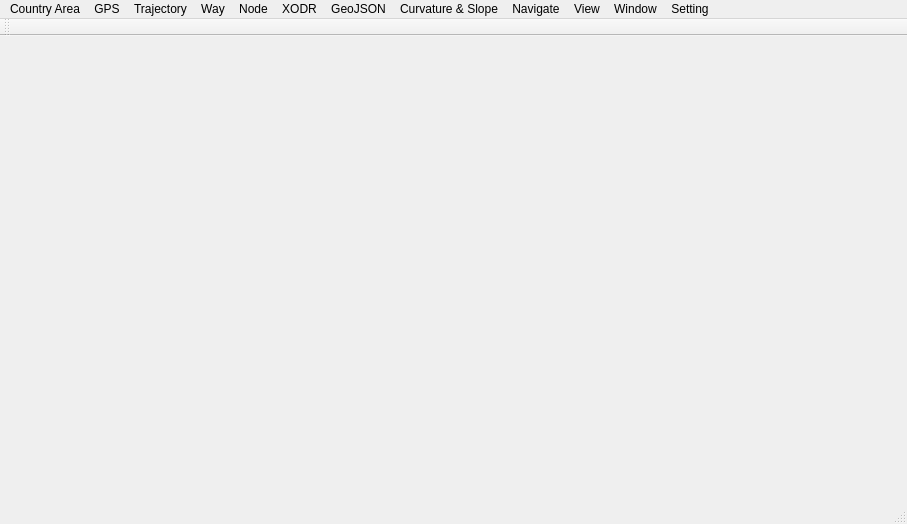
<?xml version="1.0" encoding="UTF-8"?>
<ui version="4.0">
 <class>MainWnd</class>
 <widget class="QMainWindow" name="MainWnd">
  <property name="geometry">
   <rect>
    <x>0</x>
    <y>0</y>
    <width>907</width>
    <height>524</height>
   </rect>
  </property>
  <property name="windowTitle">
   <string>OpenDRIVE System</string>
  </property>
  <widget class="QWidget" name="centralWidget"/>
  <widget class="QMenuBar" name="menuBar">
   <property name="geometry">
    <rect>
     <x>0</x>
     <y>0</y>
     <width>907</width>
     <height>21</height>
    </rect>
   </property>
   <widget class="QMenu" name="menuWindow">
    <property name="title">
     <string>Window</string>
    </property>
    <addaction name="actionMapWnd"/>
   </widget>
   <widget class="QMenu" name="menuSetting">
    <property name="title">
     <string>Setting</string>
    </property>
    <addaction name="actionPGDBSetting"/>
    <addaction name="actionLocalFilesDatabasePath"/>
   </widget>
   <widget class="QMenu" name="menuView">
    <property name="title">
     <string>View</string>
    </property>
    <addaction name="actionGPSDataLayer"/>
    <addaction name="actionTrajectoryLayer"/>
    <addaction name="actionOSMWayLayer"/>
    <addaction name="actionOpenDRIVERoadLayer"/>
   </widget>
   <widget class="QMenu" name="menuNavigate">
    <property name="title">
     <string>Navigate</string>
    </property>
    <addaction name="actionToLatLon"/>
    <addaction name="actionToXY"/>
   </widget>
   <widget class="QMenu" name="menuCountryArea">
    <property name="title">
     <string>Country Area</string>
    </property>
    <widget class="QMenu" name="menuOSMCountryArea">
     <property name="title">
      <string>OSM</string>
     </property>
     <addaction name="actionUpdateOSMCountryArea"/>
     <addaction name="actionClearOSMCountryAreaAndDependencies"/>
     <addaction name="actionClearOSMCountryArea"/>
     <addaction name="actionOSMCountryAreaSettings"/>
    </widget>
    <addaction name="menuOSMCountryArea"/>
   </widget>
   <widget class="QMenu" name="menuGPS">
    <property name="title">
     <string>GPS</string>
    </property>
    <addaction name="actionUpdateGPSFromFile"/>
    <addaction name="actionClearGPSAndDependencies"/>
    <addaction name="actionClearGPS"/>
    <addaction name="actionGPSSettings"/>
   </widget>
   <widget class="QMenu" name="menuTrajectory">
    <property name="title">
     <string>Trajectory</string>
    </property>
    <addaction name="actionUpdateTrajectory"/>
    <addaction name="actionClearTrajectoryAndDependencies"/>
    <addaction name="actionClearTrajectory"/>
    <addaction name="actionTrajectorySettings"/>
   </widget>
   <widget class="QMenu" name="menuWay">
    <property name="title">
     <string>Way</string>
    </property>
    <widget class="QMenu" name="menuOSMWay">
     <property name="title">
      <string>OSM</string>
     </property>
     <addaction name="actionUpdateOSMWay"/>
     <addaction name="actionClearOSMWayAndDependencies"/>
     <addaction name="actionClearOSMWay"/>
     <addaction name="actionOSMWaySettings"/>
    </widget>
    <addaction name="menuOSMWay"/>
   </widget>
   <widget class="QMenu" name="menuNode">
    <property name="title">
     <string>Node</string>
    </property>
    <widget class="QMenu" name="menuOSMNode">
     <property name="title">
      <string>OSM</string>
     </property>
     <addaction name="actionUpdateOSMNode"/>
     <addaction name="actionClearOSMNodeAndDependencies"/>
     <addaction name="actionClearOSMNode"/>
     <addaction name="actionOSMNodeSettings"/>
    </widget>
    <addaction name="menuOSMNode"/>
   </widget>
   <widget class="QMenu" name="menuXODR">
    <property name="title">
     <string>XODR</string>
    </property>
    <addaction name="actionUpdateXODRTablesUsingBasicTables"/>
    <addaction name="actionUpdateXODRTablesDirectlyUsingGPSFile"/>
    <addaction name="actionUpdateXODRFilesFromTable"/>
    <addaction name="actionUpdateJSONFromTable"/>
    <addaction name="actionClearXODR"/>
    <addaction name="actionXODRSettings"/>
   </widget>
   <widget class="QMenu" name="menuCurvatureSlope">
    <property name="title">
     <string>Curvature &amp;&amp; Slope</string>
    </property>
    <addaction name="actionUpdateCurvatureSlope"/>
   </widget>
   <widget class="QMenu" name="menuGeoJSON_Staging">
    <property name="title">
     <string>GeoJSON</string>
    </property>
    <addaction name="actionUploadGeoJSONFiles"/>
    <addaction name="actionUploadGeoJSONFolders"/>
    <addaction name="actionClearGeoJSONStaging"/>
    <addaction name="actionApplyGeoJSON"/>
    <addaction name="actionClearGeoJSONApplying"/>
    <addaction name="actionGenerateGeoJSONApplyingTestFiles"/>
   </widget>
   <addaction name="menuCountryArea"/>
   <addaction name="menuGPS"/>
   <addaction name="menuTrajectory"/>
   <addaction name="menuWay"/>
   <addaction name="menuNode"/>
   <addaction name="menuXODR"/>
   <addaction name="menuGeoJSON_Staging"/>
   <addaction name="menuCurvatureSlope"/>
   <addaction name="menuNavigate"/>
   <addaction name="menuView"/>
   <addaction name="menuWindow"/>
   <addaction name="menuSetting"/>
  </widget>
  <widget class="QToolBar" name="mainToolBar">
   <attribute name="toolBarArea">
    <enum>TopToolBarArea</enum>
   </attribute>
   <attribute name="toolBarBreak">
    <bool>false</bool>
   </attribute>
  </widget>
  <widget class="QStatusBar" name="statusBar"/>
  <action name="actionMapWnd">
   <property name="checkable">
    <bool>true</bool>
   </property>
   <property name="checked">
    <bool>true</bool>
   </property>
   <property name="text">
    <string>Map Window</string>
   </property>
  </action>
  <action name="actionUpdateXODRTablesUsingBasicTables">
   <property name="text">
    <string>Update table using basic tables</string>
   </property>
  </action>
  <action name="actionLocalFilesDatabasePath">
   <property name="text">
    <string>Local Files Database Path</string>
   </property>
  </action>
  <action name="actionGPSDataLayer">
   <property name="checkable">
    <bool>true</bool>
   </property>
   <property name="checked">
    <bool>true</bool>
   </property>
   <property name="text">
    <string>GPS Data Layer</string>
   </property>
  </action>
  <action name="actionTrajectoryLayer">
   <property name="checkable">
    <bool>true</bool>
   </property>
   <property name="checked">
    <bool>true</bool>
   </property>
   <property name="text">
    <string>Trajectory Layer</string>
   </property>
  </action>
  <action name="actionOSMWayLayer">
   <property name="checkable">
    <bool>true</bool>
   </property>
   <property name="checked">
    <bool>true</bool>
   </property>
   <property name="text">
    <string>OSM Way Layer</string>
   </property>
  </action>
  <action name="actionOpenDRIVERoadLayer">
   <property name="checkable">
    <bool>true</bool>
   </property>
   <property name="checked">
    <bool>true</bool>
   </property>
   <property name="text">
    <string>OpenDRIVE Road Layer</string>
   </property>
  </action>
  <action name="actionToLatLon">
   <property name="text">
    <string>To Lat Lon</string>
   </property>
  </action>
  <action name="actionToXY">
   <property name="text">
    <string>To X Y</string>
   </property>
  </action>
  <action name="actionPGDBSetting">
   <property name="text">
    <string>PostgreSQL Database Setting</string>
   </property>
  </action>
  <action name="actionUpdateOSMCountryArea">
   <property name="text">
    <string>Update</string>
   </property>
  </action>
  <action name="actionUpdateGPSFromFile">
   <property name="text">
    <string>Update from file</string>
   </property>
  </action>
  <action name="actionUpdateCurvatureSlope">
   <property name="text">
    <string>Update from file</string>
   </property>
  </action>
  <action name="actionUpdateTrajectory">
   <property name="text">
    <string>Update</string>
   </property>
  </action>
  <action name="actionOSMSettings">
   <property name="text">
    <string>OSM Settings</string>
   </property>
  </action>
  <action name="actionUpdateOSMNode">
   <property name="text">
    <string>Update</string>
   </property>
  </action>
  <action name="actionClearOSMCountryAreaAndDependencies">
   <property name="text">
    <string>Clear this and dependencies</string>
   </property>
  </action>
  <action name="actionClearOSMCountryArea">
   <property name="text">
    <string>Clear only this</string>
   </property>
  </action>
  <action name="actionOSMCountryAreaSettings">
   <property name="text">
    <string>Settings</string>
   </property>
  </action>
  <action name="actionClearGPSAndDependencies">
   <property name="text">
    <string>Clear this and dependencies</string>
   </property>
  </action>
  <action name="actionClearGPS">
   <property name="text">
    <string>Clear only this</string>
   </property>
  </action>
  <action name="actionGPSSettings">
   <property name="text">
    <string>Settings</string>
   </property>
  </action>
  <action name="actionClearTrajectoryAndDependencies">
   <property name="text">
    <string>Clear this and dependencies</string>
   </property>
  </action>
  <action name="actionClearTrajectory">
   <property name="text">
    <string>Clear only this</string>
   </property>
  </action>
  <action name="actionTrajectorySettings">
   <property name="text">
    <string>Settings</string>
   </property>
  </action>
  <action name="actionUpdateOSMWay">
   <property name="text">
    <string>Update</string>
   </property>
  </action>
  <action name="actionClearOSMWayAndDependencies">
   <property name="text">
    <string>Clear this and dependencies</string>
   </property>
  </action>
  <action name="actionClearOSMWay">
   <property name="text">
    <string>Clear only this</string>
   </property>
  </action>
  <action name="actionOSMWaySettings">
   <property name="text">
    <string>Settings</string>
   </property>
  </action>
  <action name="actionClearOSMNodeAndDependencies">
   <property name="text">
    <string>Clear this and dependencies</string>
   </property>
  </action>
  <action name="actionClearOSMNode">
   <property name="text">
    <string>Clear only this</string>
   </property>
  </action>
  <action name="actionOSMNodeSettings">
   <property name="text">
    <string>Settings</string>
   </property>
  </action>
  <action name="actionClearXODR">
   <property name="text">
    <string>Clear</string>
   </property>
  </action>
  <action name="actionXODRSettings">
   <property name="text">
    <string>Settings</string>
   </property>
  </action>
  <action name="actionUpdateXODRTablesDirectlyUsingGPSFile">
   <property name="text">
    <string>Update table directly using gps file</string>
   </property>
  </action>
  <action name="actionUpdateXODRFilesFromTable">
   <property name="text">
    <string>Update files from table</string>
   </property>
  </action>
  <action name="actionUpdateJSONFromTable">
   <property name="enabled">
    <bool>false</bool>
   </property>
   <property name="text">
    <string>Update json from table</string>
   </property>
  </action>
  <action name="actionUploadGeoJSONFiles">
   <property name="text">
    <string>Upload GeoJSON files</string>
   </property>
  </action>
  <action name="actionClearGeoJSONStaging">
   <property name="text">
    <string>Clear GeoJSON Staging</string>
   </property>
  </action>
  <action name="actionUploadGeoJSONFolders">
   <property name="text">
    <string>Upload GeoJSON folders</string>
   </property>
  </action>
  <action name="actionApplyGeoJSON">
   <property name="text">
    <string>Apply GeoJSON</string>
   </property>
  </action>
  <action name="actionClearGeoJSONApplying">
   <property name="text">
    <string>Clear GeoJSON Applying</string>
   </property>
  </action>
  <action name="actionGenerateGeoJSONApplyingTestFiles">
   <property name="text">
    <string>Generate GeoJSON Applying Test Files</string>
   </property>
  </action>
 </widget>
 <layoutdefault spacing="6" margin="11"/>
 <resources/>
 <connections/>
</ui>
